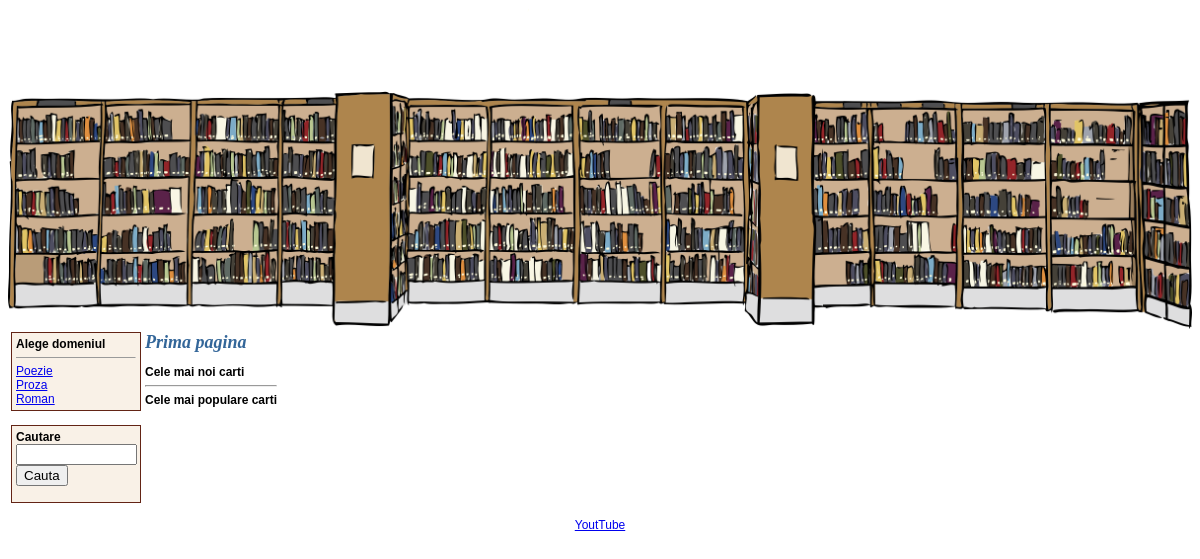
Before: / with the older database file.
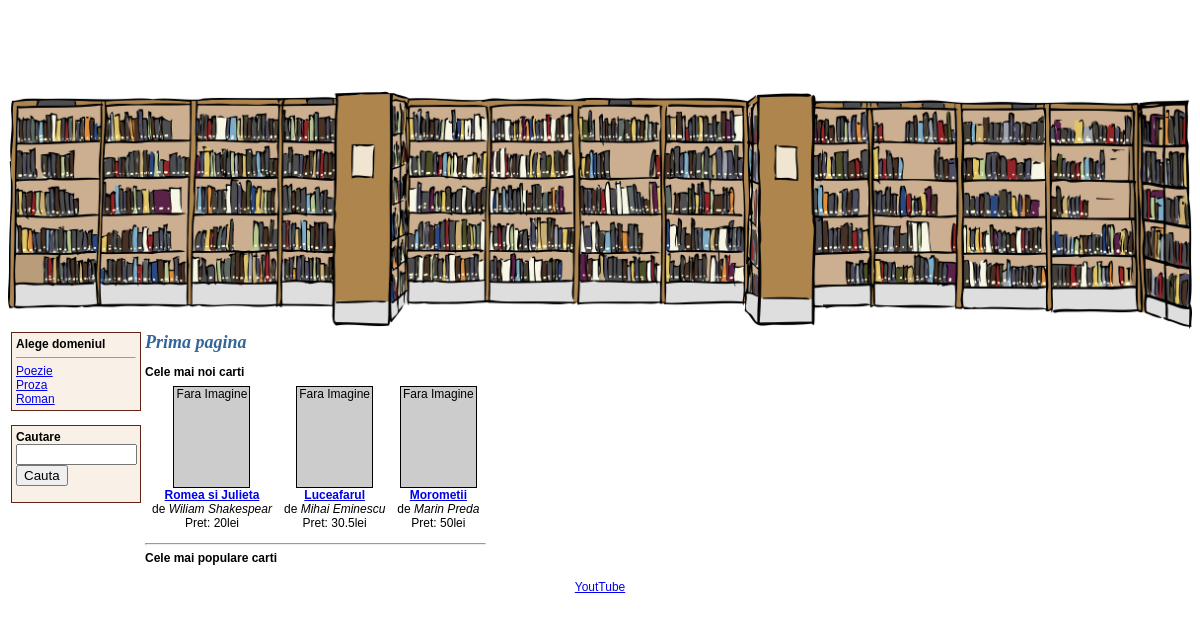
After: the same page with the newer database file.
### tables this page shows
CREATE TABLE domenii (
`id_domeniu` INT NOT NULL AUTO_INCREMENT ,
`nume_domeniu` TEXT NOT NULL ,
PRIMARY KEY (`id_domeniu`), UNIQUE (`id_domeniu`), INDEX (`id_domeniu`));

CREATE TABLE carti (
`id_carte` INT NOT NULL AUTO_INCREMENT ,
`id_autor` INT NOT NULL ,
`id_domeniu` INT NOT NULL ,
`titlu` TEXT NOT NULL ,
`descriere` TEXT NOT NULL ,
`data` DATE NOT NULL ,
`pret` DOUBLE NOT NULL ,
PRIMARY KEY (`id_carte`), UNIQUE (`id_carte`), INDEX (`id_carte`));

CREATE TABLE autori (
`id_autor` INT NOT NULL AUTO_INCREMENT ,
`nume_autor` TEXT NOT NULL ,
PRIMARY KEY (`id_autor`), UNIQUE (`id_autor`), INDEX (`id_autor`));

### index.php (the view, shortened to what this page needs)
<?php
include ("connect_db.php");
include ("page_top.php");
include ("menu.php");
?>
    <td valign="top">
    <h1>Prima pagina</h1>
    <b>Cele mai noi carti</b>
    <table cellpadding="5">
        <tr>
            <?php
            $sql = "SELECT carti.id_carte, autori.id_autor, data, titlu, nume_autor, pret FROM carti, autori WHERE carti.id_autor=autori.id_autor ORDER BY data DESC LIMIT 0,3";
            $resursa = mysqli_query($db, $sql);
            while($row = mysqli_fetch_array($resursa))
            {
                print '<td align="center">';
                $adresaImagine = "coperte".$row['id_carte'].".jpg";
                if(file_exists($adresaImagine))
                {
                    print '<img src="'.$adresaImagine.'" width="75" height="100"><br>';
                }
                else
                {
                    print '<div style="width: 75px; height: 100px; border: 1px black solid; background-color: #cccccc">Fara Imagine</div>';
                }
                print '<b><a href="carte.php?id_carte='.$row['id_carte'].'">'.$row['titlu'].'</a></b><br> de <i>'.$row['nume_autor'].'</i><br> Pret: '.$row['pret'].'lei</td>';
            }
            ?>
        </tr>
    </table>
    <hr>
    <b>Cele mai populare carti</b>
    </td>
</tr>
</table>
<?php
include("page_bottom.php");
?>

### page_top.php (shortened to what this page needs)
<html>
<head>
</head>
<body bgcolor="#ffffff">
<img src="logo.png" width="100%">
<table>
    <tr>

### menu.php
<td valign="top" width="125">
    <div style="width:120px; background-color:#F9F1E7; padding:4px; border: solid #632415 1px">
        <b>Alege domeniul</b><HR size="1">
<?php
$sql = "SELECT nume_domeniu FROM domenii ORDER BY nume_domeniu ASC";
$resursa = mysqli_query($db, $sql);
while($row = mysqli_fetch_array($resursa))
{
    print '<a href="domain.php?nume_domeniu='.$row['nume_domeniu'].'">'.$row['nume_domeniu'].'</a><br>';
}
?>
</div>
<br>
<div style="width:120px; background-color:#F9F1E7; padding:4px; border:solid #632415 1px">
	<form action="search.php" method="GET">
	<b>Cautare</b><br>
        <input type="text" name="cuvant" size="12"><br>
	<input type="submit" value="Cauta">
	</form>
</div>
</td>

### page_bottom.php (shortened to what this page needs)
<p align="center"><a href="hhtp://www.youtube.com">YoutTube</a></p>
</body>
</html>

### page_top.php (style rules this page uses)
body,p,td { font-family: Verdana,Arial,sans-serif; font-size:12px; }
h1 { font-family: Times New Roman, Times, serif; font-size:18px; font-weight: bold; color: #336699; font-style: italic; }

Changed rows visible on the page:
added carti: shows "Fara Imagine", titlu "Romea si Julieta", id_autor.nume_autor "Wiliam Shakespear", pret "20"
added carti: shows "Fara Imagine", titlu "Luceafarul", id_autor.nume_autor "Mihai Eminescu", pret "30.5"
added carti: shows "Fara Imagine", titlu "Morometii", id_autor.nume_autor "Marin Preda", pret "50"
